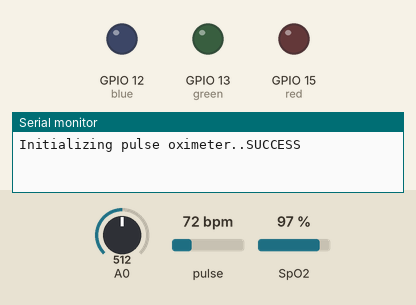
Simulated run of this sketch. Board: ESP8266 (NodeMCU). Shown: output pins drawn as LEDs (lit = HIGH), the last lines printed to the serial monitor. The test bench sets the inputs (shaded band); at power-on: A0 = 512, pulse 72 bpm, SpO2 97 %. WiFi joins after 1.5 s; servers stay silent unless stated.

Above: at 0.1 s.
At 4.8 s:
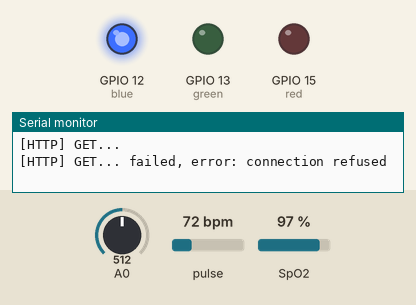
Timing chart, 0 to 6.3 s (numbered marks = the images above):
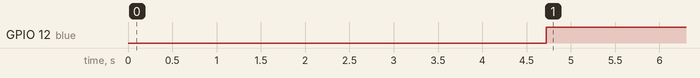

The sketch:

sensor.ino
```cpp
// (licence header left out)
//https://itnext.io/learning-data-science-predict-stock-price-with-support-vector-regression-svr-2c4fdc36662

#include <ESP8266WiFi.h>
#include <ESP8266WiFiMulti.h>

#include <ESP8266HTTPClient.h>

#include <WiFiClient.h>

#include <Wire.h>
#include "MAX30100_PulseOximeter.h"

ESP8266WiFiMulti WiFiMulti;

#define REPORTING_PERIOD_MS     1000

// PulseOximeter is the higher level interface to the sensor
// it offers:
//  * beat detection reporting
//  * heart rate calculation
//  * SpO2 (oxidation level) calculation
PulseOximeter pox;

uint32_t tsLastReport = 0;

const int numReadings = 20;
int readings[numReadings];
int readIndex = 0;
int total = 0;
int average = 0;
int red = 15;
int blue  = 12;
int green = 13;

int temp;
int s;
int h;

// Callback (registered below) fired when a pulse is detected
void onBeatDetected()
{
  Serial.println("Beat!");

}

void setup()
{
  pinMode(green, OUTPUT);
  pinMode(red, OUTPUT);
  pinMode(blue, OUTPUT);
  digitalWrite(green, LOW);
  digitalWrite(red, LOW);
  digitalWrite(blue, LOW);

  Serial.begin(115200);

  Serial.print("Initializing pulse oximeter..");

  // Initialize the PulseOximeter instance
  // Failures are generally due to an improper I2C wiring, missing power supply
  // or wrong target chip
  if (!pox.begin()) {
    Serial.println("FAILED");
    for (;;);
  } else {
    Serial.println("SUCCESS");
  }

  // The default current for the IR LED is 50mA and it could be changed
  //   by uncommenting the following line. Check MAX30100_Registers.h for all the
  //   available options.
  // pox.setIRLedCurrent(MAX30100_LED_CURR_7_6MA);

  // Register a callback for the beat detection

  for (int thisReading = 0; thisReading < numReadings; thisReading++) {
    readings[thisReading] = 0;
  }
  WiFi.mode(WIFI_STA);
  WiFiMulti.addAP("Infinix S5 Lite", "slimshady");
  pox.setOnBeatDetectedCallback(onBeatDetected);
}

void loop()
{
  //  temp=0;
  //  s=0;
  //  h=0;

  // Make sure to call update as fast as possible
  pox.update();

  //  delay(1000);
  //  Serial.begin(115200);

  // Asynchronously dump heart rate and oxidation levels to the serial
  // For both, a value of 0 means "invalid"

  //  while(s<1){
  //    Serial.println("*");
  //  }
  if (millis() - tsLastReport > REPORTING_PERIOD_MS) {
    Serial.print("Heart rate:");
    Serial.print(pox.getHeartRate());
    Serial.print("bpm / SpO2:");
    Serial.print(pox.getSpO2());
    Serial.println("%");
    s = pox.getSpO2();
    h = pox.getHeartRate();
    //    pox.update();
    float val = analogRead(A0);
    temp = val / 3.1;
    Serial.println(val / 3.1);

    //    tsLastReport = millis();

    if (s < 70 || h<60) {
      Serial.println("......................................................................");
      s = 0;
      h = 0;
      temp = 0;
//      sendToServer(0, 0, 0);
    } else {
      pox.update();
      sendToServer(s, h, temp+5);
    }

    //    delay(1000);
    //    sendToServer(s, h, temp);

    tsLastReport = millis();
    pox.update();
    //    Serial.println("from there....="+String(h));


  }
  //  Serial.println("from there....="+String(h));
  //  sendToServer(s, h, temp);

  //delay(1000);
}

void sendToServer(int i, int j, int k) {

  Serial.println("from there....=" + String(j));
  if ((WiFiMulti.run() == WL_CONNECTED)) {
    Serial.println("connnected to device");
    pox.update();

    WiFiClient client;

    HTTPClient http;
    pox.update();
    Serial.print("[HTTP] begin...\n");
    if (http.begin(client, "http://iqpay.herokuapp.com/api/send_data/dv_id112277/" + String(i) + "/" + String(j) + "/" + String(k))) { // HTTP
      pox.update();
      Serial.println("http://iqpay.herokuapp.com/api/send_data/dv_id112277/" + String(s) + "/" + String(h) + "/" + String(temp));


      Serial.print("[HTTP] GET...\n");
      // start connection and send HTTP header
      int httpCode = http.GET();
      pox.update();
      // httpCode will be negative on error
      if (httpCode > 0) {
        pox.update();
        // HTTP header has been send and Server response header has been handled
        Serial.printf("[HTTP] GET... code: %d\n", httpCode);
        //          digitalWrite(4, HIGH);
        digitalWrite(red, LOW);
        digitalWrite(green, HIGH);
        digitalWrite(blue, LOW);

        // file found at server
        if (httpCode == HTTP_CODE_OK || httpCode == HTTP_CODE_MOVED_PERMANENTLY) {
          pox.update();
          String payload = http.getString();
          Serial.println(payload);
          //            pox.update();

        }
        //          pox.update();
      } else {
        Serial.printf("[HTTP] GET... failed, error: %s\n", http.errorToString(httpCode).c_str());
        pox.update();
        digitalWrite(red, LOW);
        digitalWrite(green, LOW);
        digitalWrite(blue, HIGH);
      }

      http.end();
      pox.update();
    } else {
      pox.update();
      Serial.printf("[HTTP} Unable to connect\n");
      digitalWrite(red, HIGH);
      digitalWrite(green, LOW);
      digitalWrite(blue, LOW);
    }
  }
}
```

Measured:
- by itself, GPIO 12 (blue): LOW → HIGH at 4.7 s
